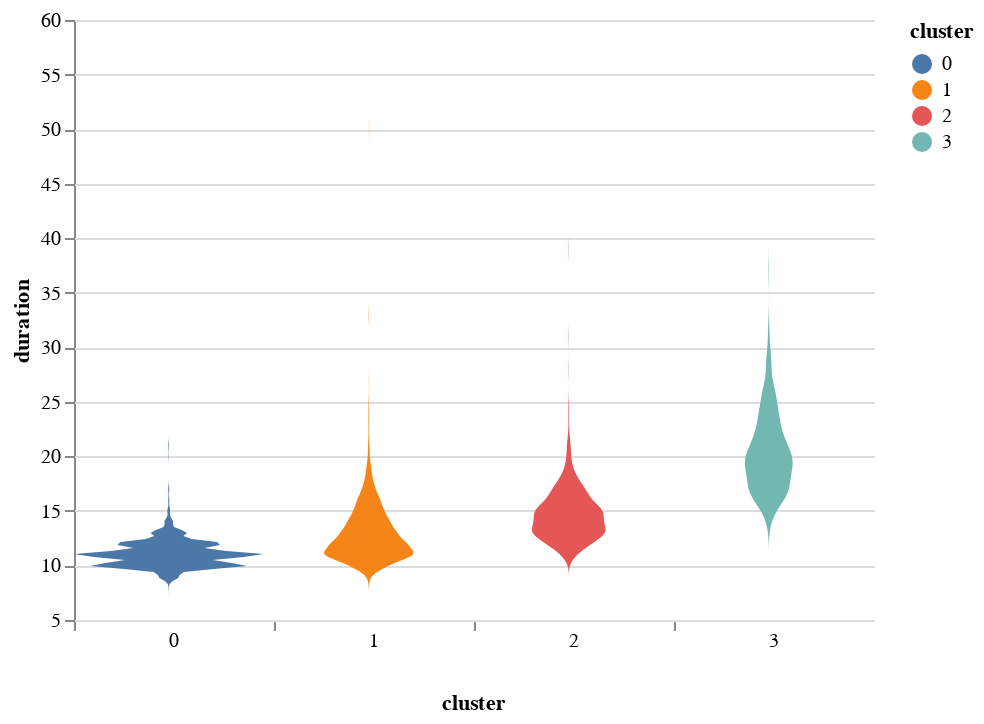

Notebook code cell kept with this figure:
### Code cell
dur_dist = clust_duration_cumdist(
    Traffic.from_file(f"test/t_tsne_gm_{flow}_{runway}.pkl")
)
dur_dist_plot(dur_dist)

### Figure 1 — Vega-Lite specification as saved in the notebook (floating-point values rounded to 4 significant figures; data arrays with more than 128 entries replaced by an {"elided": "..."} marker saying what was removed)
{"config": {"view": {"continuousWidth": 400, "continuousHeight": 300, "stroke": null}, "facet": {"spacing": 0}}, "data": {"name": "data-10832290643cc7e28c42d18477b2719e"}, "mark": {"type": "area", "orient": "horizontal"}, "encoding": {"color": {"type": "nominal", "field": "cluster"}, "column": {"type": "nominal", "field": "cluster", "header": {"labelOrient": "bottom", "labelPadding": 0, "titleOrient": "bottom"}}, "x": {"type": "quantitative", "axis": {"grid": false, "labels": false, "ticks": true, "values": [0]}, "field": "density", "impute": null, "stack": "center", "title": null}, "y": {"type": "quantitative", "field": "duration"}}, "transform": [{"density": "duration", "extent": [5, 60], "groupby": ["cluster"], "as": ["duration", "density"]}], "width": 100, "$schema": "https://vega.github.io/schema/vega-lite/v4.0.0.json", "datasets": {"data-10832290643cc7e28c42d18477b2719e": {"elided": "4437 records"}}}
